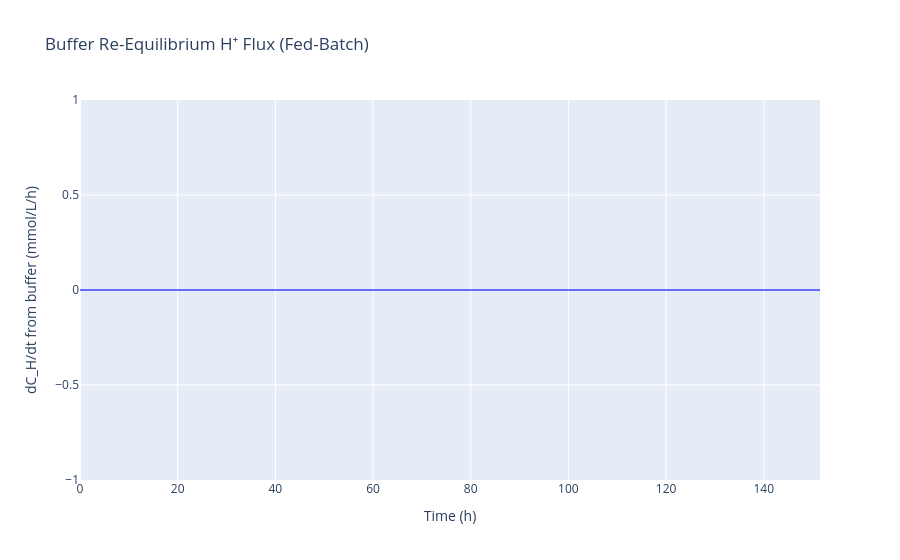

This figure's notebook cell:
### Markdown cell above
## Test 5: Buffer Re-Equilibration H⁺ Flux

The `dC_H_dt_from_buffer` term captures the H⁺ flux when feed medium (at feed pH) enters the culture
(at setpoint pH) and buffer re-equilibrates. Verify it's non-zero during feeding.

### Code cell
dC_H_buf = batch_buf.dC_H_dt_from_buffer_list

fig = go.Figure()
fig.add_trace(go.Scatter(x=t, y=dC_H_buf, name='dC_H_dt_from_buffer (mmol/L/h)'))
fig.update_layout(title='Buffer Re-Equilibrium H⁺ Flux (Fed-Batch)', xaxis_title='Time (h)', yaxis_title='dC_H/dt from buffer (mmol/L/h)')
fig.show()

print(f'dC_H_dt_from_buffer: min={dC_H_buf.min():.6e}, max={dC_H_buf.max():.6e}')
print(f'Non-zero values: {np.sum(np.abs(dC_H_buf) > 1e-15)} / {len(dC_H_buf)}')

### Figure 1 — Plotly figure (JSON) as saved in the notebook; plotly's stock layout.template omitted (floating-point values rounded to 4 significant figures; data arrays with more than 128 entries replaced by an {"elided": "..."} marker saying what was removed)
{"data": [{"name": "dC_H_dt_from_buffer (mmol/L/h)", "type": "scatter", "x": {"elided": "178 float values"}, "y": {"elided": "178 float values"}}], "layout": {"title": {"text": "Buffer Re-Equilibrium H⁺ Flux (Fed-Batch)"}, "xaxis": {"title": {"text": "Time (h)"}}, "yaxis": {"title": {"text": "dC_H/dt from buffer (mmol/L/h)"}}}}
